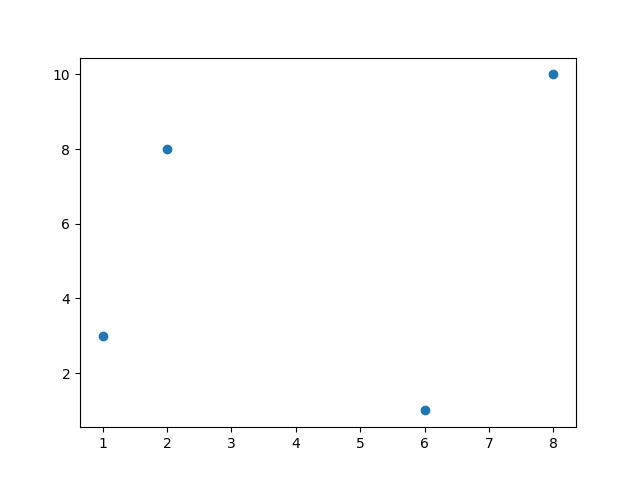

Reproduce this figure in Python.
import matplotlib.pyplot as plt
xpoints=[1,2,6,8]
ypoints=[3,8,1,10]
plt.plot(xpoints,ypoints,'o')
plt.show()
